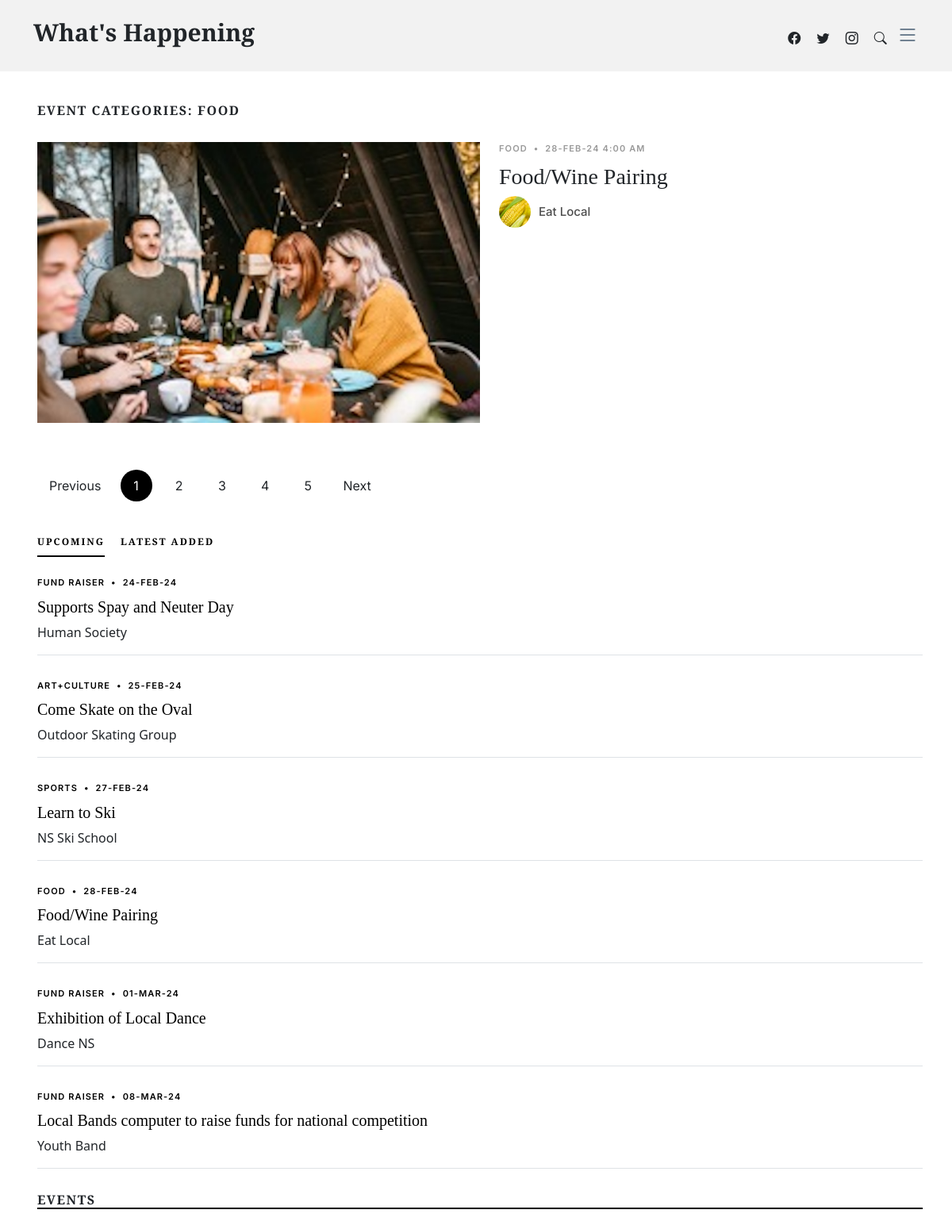
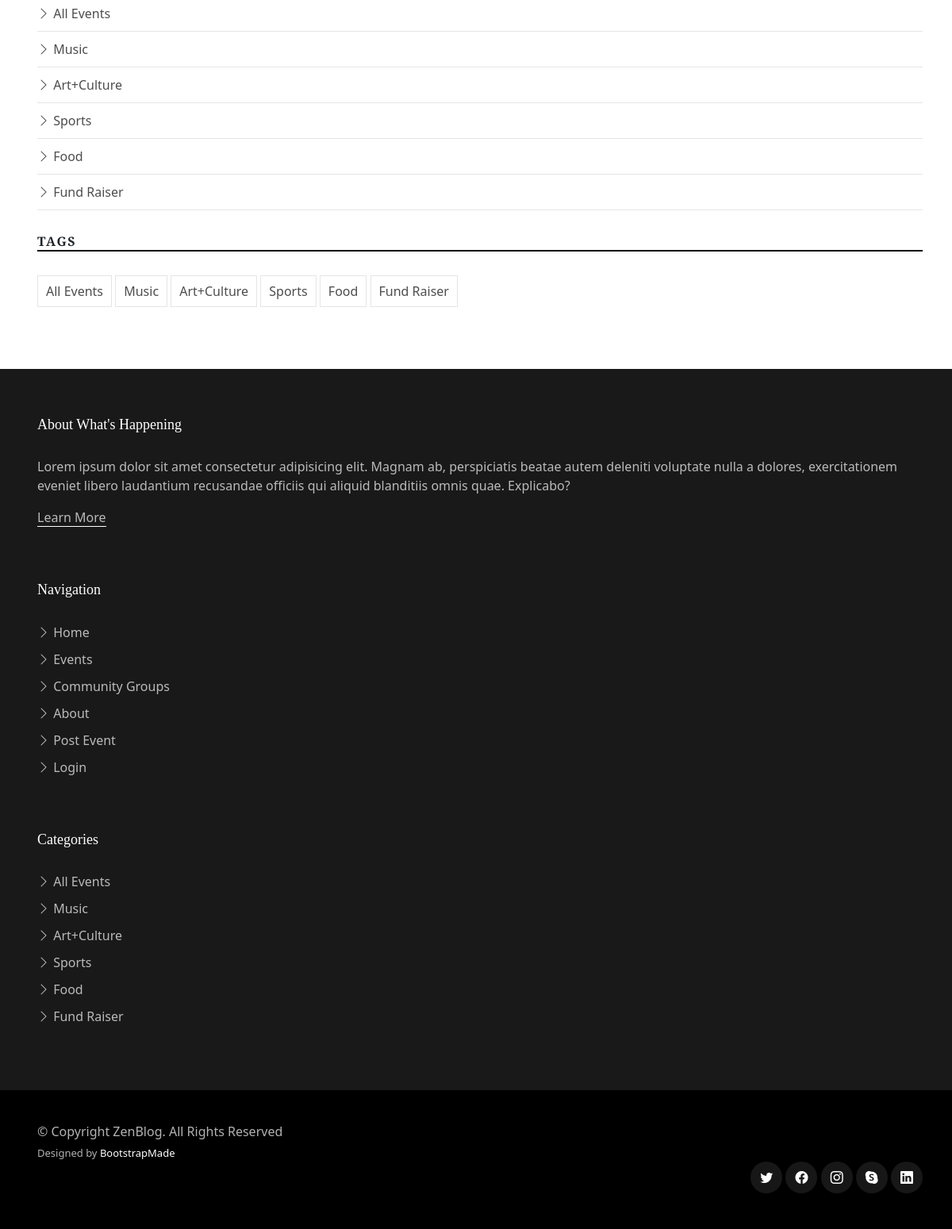
The app's page /events.php?type=Food with its own data (2 pictures, top to bottom).
### tables this page shows
CREATE TABLE `Events` (
  `EventID` int(11) NOT NULL,
  `EventTypeID` int(11) NOT NULL,
  `GroupID` int(11) NOT NULL,
  `EventDate` timestamp NOT NULL DEFAULT CURRENT_TIMESTAMP,
  `SubmitDate` timestamp NOT NULL DEFAULT CURRENT_TIMESTAMP,
  `EventTitle` varchar(100) NOT NULL,
  `EventImage` varchar(50) NOT NULL,
  `EventDesc` text NOT NULL
);

CREATE TABLE `EventTypes` (
  `EventTypeID` int(11) NOT NULL,
  `TypeName` varchar(100) NOT NULL
);

CREATE TABLE `Groups` (
  `GroupID` int(11) NOT NULL,
  `GroupName` varchar(100) NOT NULL,
  `GroupImage` varchar(50) NOT NULL,
  `GroupType` varchar(100) NOT NULL,
  `GroupDesc` text NOT NULL,
  `ContactName` varchar(255) NOT NULL,
  `ContactEmail` varchar(255) NOT NULL
);

### events.php (the view, shortened to what this page needs)
<!DOCTYPE html>
<html lang="en">
<head>
  <link href="assets/vendor/bootstrap/css/bootstrap.min.css" rel="stylesheet">
  <link href="assets/vendor/bootstrap-icons/bootstrap-icons.css" rel="stylesheet">
  <link href="assets/vendor/swiper/swiper-bundle.min.css" rel="stylesheet">
  <link href="assets/vendor/glightbox/css/glightbox.min.css" rel="stylesheet">
  <link href="assets/vendor/aos/aos.css" rel="stylesheet">
  <link href="assets/css/variables.css" rel="stylesheet">
  <link href="assets/css/main.css" rel="stylesheet">
</head>
<body>
  <header id="header" class="header d-flex align-items-center fixed-top">
    <div class="container-fluid container-xl d-flex align-items-center justify-content-between">
      <a href="index.php" class="logo d-flex align-items-center">
        <h1>What's Happening</h1>
      </a>
      <div class="position-relative">
        <a href="#" class="mx-2"><span class="bi-facebook"></span></a>
        <a href="#" class="mx-2"><span class="bi-twitter"></span></a>
        <a href="#" class="mx-2"><span class="bi-instagram"></span></a>
        <a href="#" class="mx-2 js-search-open"><span class="bi-search"></span></a>
        <i class="bi bi-list mobile-nav-toggle"></i>
      </div>
    </div>
  </header>
  <main id="main">
    <section>
      <div class="container">
        <div class="row">
          <div class="col-md-9" data-aos="fade-up">
          <?php
              include 'serverlogin.php';
              $conn = new mysqli($db_hostname, $db_username, $db_password, $db_database);
              $sql=NULL;
              $type=NULL;
              if (isset($_GET['type'])) {
                $type = $_GET['type'];
                if(strcmp($type,"All")==0){
                  $sql="SELECT Events.EventID, Events.EventTypeID, Events.GroupID, Events.EventDate, Events.EventTitle, Events.EventImage, Events.EventDesc, EventTypes.TypeName, Groups.GroupName, Groups.GroupImage
                  FROM Events
                  INNER JOIN  EventTypes ON Events.EventTypeID = EventTypes.EventTypeID
                  INNER JOIN whats_happening.Groups on Events.GroupID = whats_happening.Groups.GroupID
                  ORDER BY abs(timediff(EventDate, current_timestamp())) ASC;;";
                } else{
                  $sql="SELECT Events.EventID, Events.EventTypeID, Events.GroupID, Events.EventDate, Events.EventTitle, Events.EventImage, Events.EventDesc, EventTypes.TypeName, Groups.GroupName, Groups.GroupImage
                  FROM Events
                  INNER JOIN  EventTypes ON Events.EventTypeID = EventTypes.EventTypeID
                  INNER JOIN whats_happening.Groups on Events.GroupID = whats_happening.Groups.GroupID
                  WHERE TypeName in ('$type')
                  ORDER BY abs(timediff(EventDate, current_timestamp())) ASC;";
                }
                $result= $conn->query($sql);
              }
              echo "<div class=\category-title\" data-aos=\"fade-up\">";
              echo "<h3 class=\"category-title\">EVENT CATEGORIES: $type </h3>";
              echo "</div>";
              if ($result->num_rows > 0) {
                  while($row = $result->fetch_assoc()) {
                    $eventDateTime = date_create($row["EventDate"]);
                    $formattedDateTime = date_format($eventDateTime, "d-M-y g:i A");
                    echo <<<DIVBLOCK
                    <div class="d-md-flex post-entry-2 half">
                    <a href="single-post.php?type={$row["EventID"]}" class="me-4 thumbnail">
                    <img src="{$row["EventImage"]}" alt="" class="img-fluid">
                    </a>
                    <div>
                    <div class="post-meta">
                    <span class="date">{$row["TypeName"]}</span> <span class="mx-1">&bullet;</span> <span>{$formattedDateTime}</span>
                    </div>
                    <h3><a href="single-post.php?type={$row["EventID"]}">{$row["EventTitle"]}</a></h3>
                    <div class="d-flex align-items-center author">
                    <div class="photo"><img src="{$row["GroupImage"]}" alt="" class="img-fluid"></div>
                    <div class="name">
                    <h3 class="m-0 p-0">{$row["GroupName"]}</h3>
                    </div>
                    </div>
                    </div>
                    </div>
                    DIVBLOCK;
                  }
              }
            ?>
            <div class="text-start py-4">
              <div class="custom-pagination">
                <a href="#" class="prev">Previous</a>
                <a href="#" class="active">1</a>
                <a href="#">2</a>
                <a href="#">3</a>
                <a href="#">4</a>
                <a href="#">5</a>
                <a href="#" class="next">Next</a>
              </div>
            </div>
          </div>
          <div class="col-md-3">
            <div class="aside-block">
              <ul class="nav nav-pills custom-tab-nav mb-4" id="pills-tab" role="tablist">
                <li class="nav-item" role="presentation">
                  <button class="nav-link active" id="pills-popular-tab" data-bs-toggle="pill" data-bs-target="#pills-popular" type="button" role="tab" aria-controls="pills-popular" aria-selected="true">UPCOMING</button>
                </li>
                <li class="nav-item" role="presentation">
                  <button class="nav-link" id="pills-trending-tab" data-bs-toggle="pill" data-bs-target="#pills-trending" type="button" role="tab" aria-controls="pills-trending" aria-selected="false">LATEST ADDED</button>
                </li>
              </ul>
              <div class="tab-content" id="pills-tabContent">
                <?php
                  include 'serverlogin.php';
                $conn = new mysqli($db_hostname, $db_username, $db_password, $db_database);
                    $sql = "SELECT  Events.EventID, Events.EventDate, Events.EventTitle, EventTypes.TypeName, Groups.GroupName
                            FROM Events
                            INNER JOIN EventTypes ON Events.EventTypeID = EventTypes.EventTypeID
                            INNER JOIN whats_happening.Groups ON Events.GroupID = whats_happening.Groups.GroupID
                            ORDER BY EventDate ASC;";
                    $result = $conn->query($sql);
                    if ($result->num_rows > 0) {
                      echo "<div class=\"tab-pane fade show active\" id=\"pills-popular\" role=\"tabpanel\" aria-labelledby=\"pills-popular-tab\">";
                      while($row = $result->fetch_assoc()){
                        $eventDateTime = date_create($row["EventDate"]);
                        $formattedDate = date_format($eventDateTime, "d-M-y");
                        echo <<<DIVBLOCK
                          <div class="post-entry-1 border-bottom">
                            <div class="post-meta"><span class="date">{$row["TypeName"]}</span> <span class="mx-1">&bullet;</span> <span>{$formattedDate}</span></div>
                            <h2 class="mb-2"><a href="single-post.php?type={$row["EventID"]}">{$row["EventTitle"]}</a></h2>
                            <span class="author mb-3 d-block">{$row["GroupName"]}</span>
                          </div>
                        DIVBLOCK;
                      }
                      echo "</div>";
                    }
              ?>
            <div class="aside-block">
              <h3 class="aside-title">Events</h3>
              <ul class="aside-links list-unstyled">
                <li><a href="events.php?type=All"><i class="bi bi-chevron-right"></i> All Events</a></li>
                <li><a href="events.php?type=Music"><i class="bi bi-chevron-right"></i> Music</a></li>
                <li><a href="events.php?type=Art"><i class="bi bi-chevron-right"></i> Art+Culture</a></li>
                <li><a href="events.php?type=Sports"><i class="bi bi-chevron-right"></i> Sports</a></li>
                <li><a href="events.php?type=Food"><i class="bi bi-chevron-right"></i> Food</a></li>
                <li><a href="events.php?type=Fund Raiser"><i class="bi bi-chevron-right"></i> Fund Raiser</a></li>
              </ul>
            </div>
            <div class="aside-block">
              <h3 class="aside-title">Tags</h3>
              <ul class="aside-tags list-unstyled">
                <li><a id="all" href="events.php?type=All">All Events</a></li>
                <li><a id="music" href="events.php?type=Music">Music</a></li>
                <li><a id="artCulture" href="events.php?type=Art">Art+Culture</a></li>
                <li><a id="sports" href="events.php?type=Sports">Sports</a></li>
                <li><a id="food" href="events.php?type=Food">Food</a></li>
                <li><a id="funds" href="events.php?type=Fund Raiser">Fund Raiser</a></li>
              </ul>
            </div>
          </div>
        </div>
      </div>
    </section>
  </main>
<footer id="footer" class="footer">
<div class="footer-content">
  <div class="container">
    <div class="row g-5">
      <div class="col-lg-4">
        <h3 class="footer-heading">About What's Happening
        </h3>
        <p>Lorem ipsum dolor sit amet consectetur adipisicing elit. Magnam ab, perspiciatis beatae autem deleniti voluptate nulla a dolores, exercitationem eveniet libero laudantium recusandae officiis qui aliquid blanditiis omnis quae. Explicabo?</p>
        <p><a href="about.php" class="footer-link-more">Learn More</a></p>
      </div>
      <div class="col-6 col-lg-2">
        <h3 class="footer-heading">Navigation</h3>
        <ul class="footer-links list-unstyled">
          <li><a href="index.php"><i class="bi bi-chevron-right"></i> Home</a></li>
          <li><a href="events.php?type=All"><i class="bi bi-chevron-right"></i> Events</a></li>
          <li><a href="groups.php"><i class="bi bi-chevron-right"></i> Community Groups</a></li>
          <li><a href="about.php"><i class="bi bi-chevron-right"></i> About</a></li>
          <li><a href="post.php"><i class="bi bi-chevron-right"></i> Post Event</a></li>
          <li><a href="login.php"><i class="bi bi-chevron-right"></i> Login</a></li>
        </ul>
      </div>
      <div class="col-6 col-lg-2">
        <h3 class="footer-heading">Categories</h3>
        <ul class="footer-links list-unstyled">
           <li><a href="events.php?type=All"><i class="bi bi-chevron-right"></i> All Events</a></li>
           <li><a href="events.php?type=Music"><i class="bi bi-chevron-right"></i> Music</a></li>
           <li><a href="events.php?type=Art"><i class="bi bi-chevron-right"></i> Art+Culture</a></li>
           <li><a href="events.php?type=Sports"><i class="bi bi-chevron-right"></i> Sports</a></li>
           <li><a href="events.php?type=Food"><i class="bi bi-chevron-right"></i> Food</a></li>
           <li><a href="events.php?type=Fund Raiser"><i class="bi bi-chevron-right"></i> Fund Raiser</a></li>
        </ul>
      </div>
    </div>
  </div>
</div>
<div class="footer-legal">
  <div class="container">
    <div class="row justify-content-between">
      <div class="col-md-6 text-center text-md-start mb-3 mb-md-0">
        <div class="copyright">
          © Copyright <strong><span>ZenBlog</span></strong>. All Rights Reserved
        </div>
        <div class="credits">
          Designed by <a href="https://bootstrapmade.com/">BootstrapMade</a>
        </div>
      </div>
      <div class="col-md-6">
        <div class="social-links mb-3 mb-lg-0 text-center text-md-end">
          <a href="#" class="twitter"><i class="bi bi-twitter"></i></a>
          <a href="#" class="facebook"><i class="bi bi-facebook"></i></a>
          <a href="#" class="instagram"><i class="bi bi-instagram"></i></a>
          <a href="#" class="google-plus"><i class="bi bi-skype"></i></a>
          <a href="#" class="linkedin"><i class="bi bi-linkedin"></i></a>
        </div>
      </div>
    </div>
  </div>
</div>
</footer>
</body>
</html>

### assets/css/variables.css (style rules this page uses)
:root { --font-default: 'EB Garamond', system-ui, -apple-system, "Segoe UI", Roboto, "Helvetica Neue", Arial, "Noto Sans", "Liberation Sans", sans-serif, "Apple Color Emoji", "Segoe UI Emoji", "Segoe UI Symbol", "Noto Color Emoji"; --font-primary: 'EB Garamond', serif; --font-secondary: 'Inter', sans-serif; --color-default: #212529; --color-default-rgb: 33, 37, 41; --color-links: #212529; --color-links-hover: #15171a; --color-primary: #212529; --color-primary-light: #26282c; --color-primary-dark: #0b0c0e; --color-primary-rgb: 33, 37, 41; --color-primary-light-rgb: 38, 40, 44; --color-primary-dark-rgb: 11, 12, 14; --color-secondary: #596d80; --color-secondary-light: #8498aa; --color-secondary-dark: #404f5c; --color-secondary-rgb: 89, 109, 128; --color-secondary-light-rgb: 132, 152, 170; --color-secondary-dark-rgb: 64, 79, 92; --color-blue: #0d6efd; --color-blue-rgb: 13, 110, 253; --color-indigo: #6610f2; --color-indigo-rgb: 102, 16, 242; --color-purple: #6f42c1; --color-purple-rgb: 111, 66, 193; --color-pink: #f3268c; --color-pink-rgb: 243, 38, 140; --color-red: #df1529; --color-red-rgb: 223, 21, 4; --color-orange: #fd7e14; --color-orange-rgb: 253, 126, 20; --color-yellow: #ffc107; --color-yellow-rgb: 255, 193, 7; --color-green: #059652; --color-green-rgb: 5, 150, 82; --color-teal: #20c997; --color-teal-rgb: 32, 201, 151; --color-cyan: #0dcaf0; --color-cyan-rgb: 13, 202, 240; --color-white: #ffffff; --color-white-rgb: 255, 255, 255; --color-gray: #6c757d; --color-gray-rgb: 108, 117, 125; --color-black: #000000; --color-black-rgb: 0, 0, 0; }
:root { --bs-blue: var(--color-blue); --bs-indigo: var(--color-indigo); --bs-purple: var(--color-purple); --bs-pink: var(--color-pink); --bs-red: var(--color-red); --bs-orange: var(--color-orange); --bs-yellow: var(--color-yellow); --bs-green: var(--color-green); --bs-teal: var(--color-teal); --bs-cyan: var(--color-cyan); --bs-white: var(--color-white); --bs-gray: var(--color-gray); --bs-gray-dark: #343a40; --bs-gray-100: #f8f9fa; --bs-gray-200: #e9ecef; --bs-gray-300: #dee2e6; --bs-gray-400: #ced4da; --bs-gray-500: #adb5bd; --bs-gray-600: #6c757d; --bs-gray-700: #495057; --bs-gray-800: #343a40; --bs-gray-900: #212529; --bs-primary: var(--color-blue); --bs-secondary: var(--color-blue); --bs-success: #198754; --bs-info: #0dcaf0; --bs-warning: #ffc107; --bs-danger: #dc3545; --bs-light: #f8f9fa; --bs-dark: #212529; --bs-primary-rgb: var(--color-primary-rgb); --bs-secondary-rgb: var(--color-secondary-rgb); --bs-success-rgb: 25, 135, 84; --bs-info-rgb: 13, 202, 240; --bs-warning-rgb: 255, 193, 7; --bs-danger-rgb: 220, 53, 69; --bs-light-rgb: 248, 249, 250; --bs-dark-rgb: 33, 37, 41; --bs-white-rgb: var(--color-white-rgb); --bs-black-rgb: var(--color-black-rgb); --bs-body-color-rgb: var(--color-default-rgb); --bs-body-bg-rgb: 255, 255, 255; --bs-font-sans-serif: var(--font-default); --bs-font-monospace: SFMono-Regular, Menlo, Monaco, Consolas, "Liberation Mono", "Courier New", monospace; --bs-gradient: linear-gradient(180deg, rgba(255, 255, 255, 0.15), rgba(255, 255, 255, 0)); --bs-body-font-family: var(--font-default); --bs-body-font-size: 1rem; --bs-body-font-weight: 400; --bs-body-line-height: 1.5; --bs-body-color: var(--color-default); --bs-body-bg: #fff; }

### records on screen
events: EventImage (picture), EventTypeID.TypeName "FOOD", EventDate "28-FEB-24 4:00 AM", EventTitle "Food/Wine Pairing", GroupID.GroupImage (picture), GroupID.GroupName "Eat Local", EventDate "28-FEB-24"
events: EventTypeID.TypeName "FUND RAISER", EventDate "24-FEB-24", EventTitle "Supports Spay and Neuter Day", GroupID.GroupName "Human Society"
events: EventTypeID.TypeName "ART+CULTURE", EventDate "25-FEB-24", EventTitle "Come Skate on the Oval", GroupID.GroupName "Outdoor Skating Group"
events: EventTypeID.TypeName "SPORTS", EventDate "27-FEB-24", EventTitle "Learn to Ski", GroupID.GroupName "NS Ski School"
events: EventTypeID.TypeName "FUND RAISER", EventDate "01-MAR-24", EventTitle "Exhibition of Local Dance", GroupID.GroupName "Dance NS"
events: EventTypeID.TypeName "FUND RAISER", EventDate "08-MAR-24", EventTitle "Local Bands computer to raise funds for national competition", GroupID.GroupName "Youth Band"

### other values on screen
$type "FOOD"
